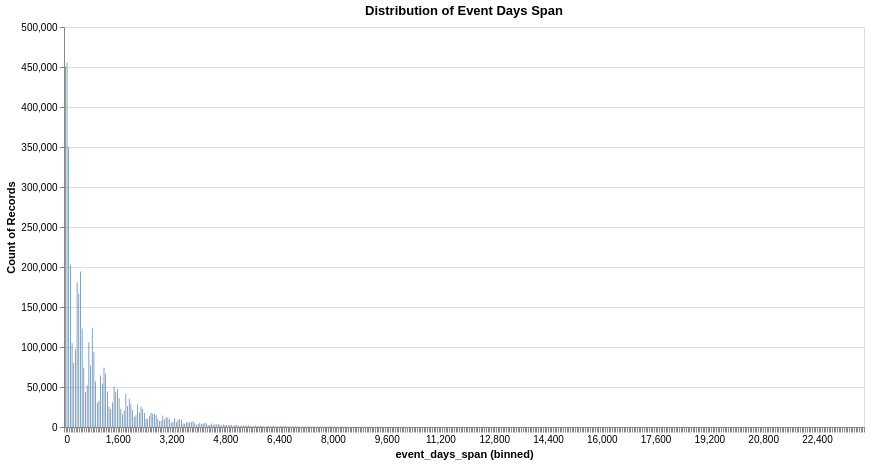

Here is the notebook cell this chart was saved with:
### Code cell
# altair histogram of event_days_span
chart = alt.Chart(df_banding_pd).mark_bar().encode(
    alt.X("event_days_span", bin=alt.Bin(maxbins=1000)),
    y='count()',
).properties(
    title="Distribution of Event Days Span",
    width=800,
    height=400
)

chart

### Figure 1 — Vega specification as saved in the notebook (floating-point values rounded to 4 significant figures; data arrays with more than 128 entries replaced by an {"elided": "..."} marker saying what was removed)
{"$schema": "https://vega.github.io/schema/vega/v5.json", "data": [{"name": "source_0", "values": {"elided": "466 records"}}, {"name": "source_0_y_domain___count", "values": [{"min": 1, "max": 455280}]}], "signals": [{"name": "bin_maxbins_1000_event_days_span_bins", "value": {"fields": ["event_days_span"], "fname": "bin_event_days_span", "start": 0.0, "step": 50.0, "stop": 23800.0}}], "marks": [{"type": "rect", "name": "marks", "from": {"data": "source_0"}, "encode": {"update": {"x2": {"field": "bin_maxbins_1000_event_days_span", "scale": "x", "offset": {"signal": "0.5 + (abs(scale(\"x\", datum[\"bin_maxbins_1000_event_days_span_end\"]) - scale(\"x\", datum[\"bin_maxbins_1000_event_days_span\"])) < 0.25 ? -0.5 * (0.25 - (abs(scale(\"x\", datum[\"bin_maxbins_1000_event_days_span_end\"]) - scale(\"x\", datum[\"bin_maxbins_1000_event_days_span\"])))) : 0.5)"}}, "fill": {"value": "#4c78a8"}, "x": {"field": "bin_maxbins_1000_event_days_span_end", "scale": "x", "offset": {"signal": "0.5 + (abs(scale(\"x\", datum[\"bin_maxbins_1000_event_days_span_end\"]) - scale(\"x\", datum[\"bin_maxbins_1000_event_days_span\"])) < 0.25 ? 0.5 * (0.25 - (abs(scale(\"x\", datum[\"bin_maxbins_1000_event_days_span_end\"]) - scale(\"x\", datum[\"bin_maxbins_1000_event_days_span\"])))) : -0.5)"}}, "y": {"field": "__count", "scale": "y"}, "y2": {"value": 0, "scale": "y"}}}, "style": ["bar"]}], "scales": [{"name": "x", "type": "linear", "domain": {"signal": "[bin_maxbins_1000_event_days_span_bins.start, bin_maxbins_1000_event_days_span_bins.stop]"}, "range": [0, {"signal": "width"}], "bins": {"signal": "bin_maxbins_1000_event_days_span_bins"}, "zero": false}, {"name": "y", "type": "linear", "domain": [{"signal": "(data(\"source_0_y_domain___count\")[0] || {}).min"}, {"signal": "(data(\"source_0_y_domain___count\")[0] || {}).max"}], "range": [{"signal": "height"}, 0], "zero": true, "nice": true}], "axes": [{"scale": "y", "domain": false, "zindex": 0, "orient": "left", "grid": true, "labels": false, "minExtent": 0, "aria": false, "maxExtent": 0, "gridScale": "x", "tickCount": {"signal": "ceil(height/40)"}, "ticks": false}, {"scale": "x", "orient": "bottom", "grid": false, "labelOverlap": true, "labelFlush": true, "tickCount": {"signal": "ceil(width/10)"}, "zindex": 0, "title": "event_days_span (binned)"}, {"scale": "y", "grid": false, "labelOverlap": true, "tickCount": {"signal": "ceil(height/40)"}, "orient": "left", "title": "Count of Records", "zindex": 0}], "title": {"text": "Distribution of Event Days Span", "frame": "group"}, "background": "white", "padding": 5, "width": 800, "style": "cell", "height": 400}
